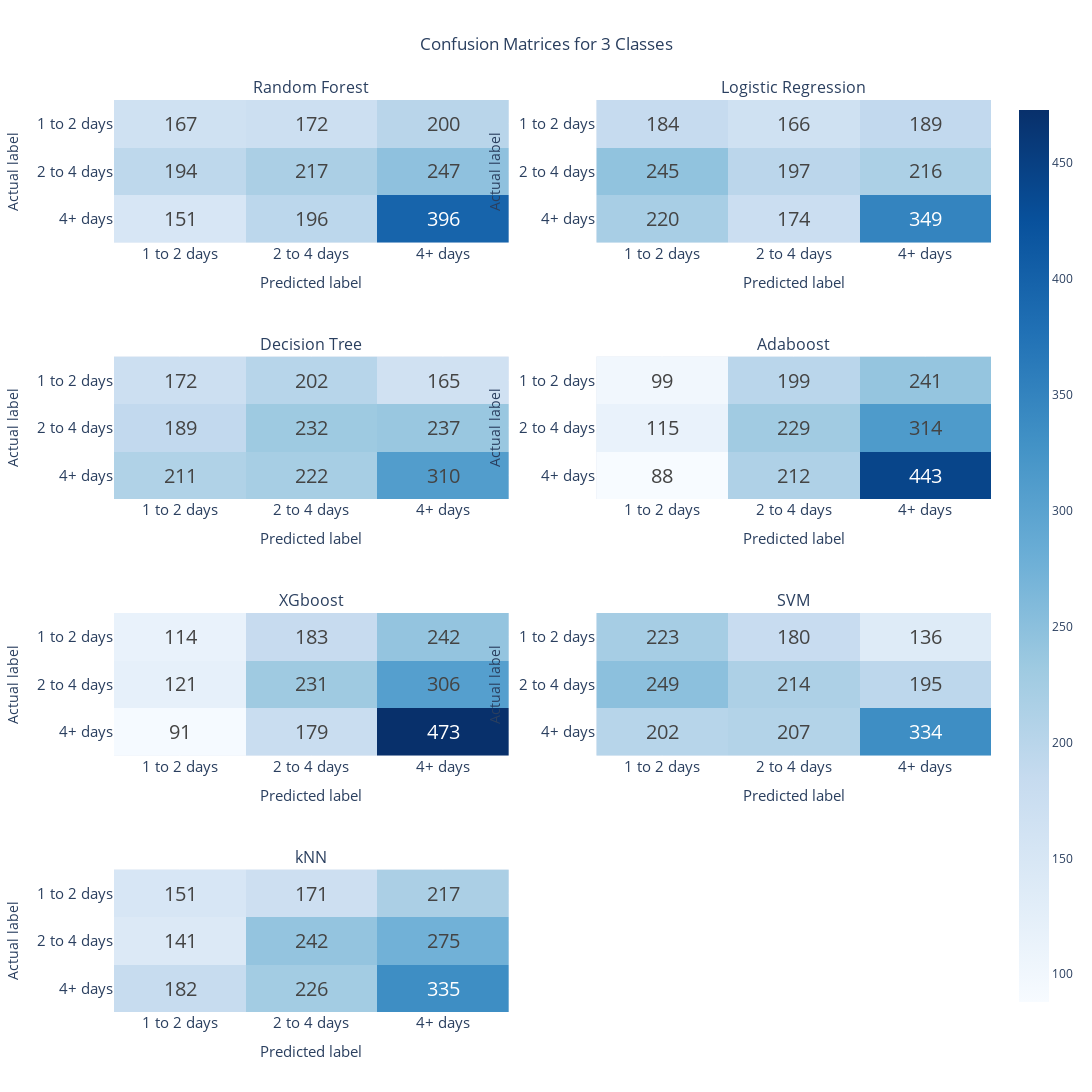

The code cell stored with this chart in its notebook:
### Code cell
fig = make_subplots(rows=4, cols=2, subplot_titles=("Random Forest", "Logistic Regression",'Decision Tree',"Adaboost","XGboost", "SVM", "kNN") )


class_labels = ['1 to 2 days', '2 to 4 days', '4+ days']
z_min = min([min(map(min, cm)) for cm in [rf_cm, lr_cm, dt_cm, ada_cm, xgb_cm, svm_cm, knn_cm]])
z_max = max([max(map(max, cm)) for cm in [rf_cm, lr_cm, dt_cm, ada_cm, xgb_cm, svm_cm, knn_cm]])


fig.add_trace(
    go.Heatmap(
        z=rf_cm[::-1], 
        zmin=z_min,  
        zmax=z_max,
        x=class_labels, 
        y=class_labels[::-1], 
        colorscale='Blues',
        
        text=rf_cm[::-1],
        texttemplate="%{text}",
        textfont=dict(size=20),
        showscale=False,
    ),
    row=1, col=1

)

fig.add_trace(
    go.Heatmap(
        z=lr_cm[::-1], 
        zmin=z_min,  
        zmax=z_max,
        x=class_labels, 
        y=class_labels[::-1], 
        colorscale='Blues',
        text=lr_cm[::-1],
        texttemplate="%{text}",
        textfont=dict(size=20),
        showscale=False,
    ),
    row=1, col=2
)


fig.add_trace(
    go.Heatmap(
        z=dt_cm[::-1], 
        zmin=z_min,  
        zmax=z_max,
        x=class_labels, 
        y=class_labels[::-1], 
        colorscale='Blues',
        text=dt_cm[::-1],
        texttemplate="%{text}",
        textfont=dict(size=20),
        showscale=False,
    ),
    row=2, col=1
)



fig.add_trace(
    go.Heatmap(
        z=ada_cm[::-1], 
        zmin=z_min,  
        zmax=z_max,
        x=class_labels, 
        y=class_labels[::-1], 
        colorscale='Blues',
        text=ada_cm[::-1],
        texttemplate="%{text}",
        textfont=dict(size=20),
        showscale=False,
    ),
    row=2, col=2
)

fig.add_trace(
    go.Heatmap(
        z=xgb_cm[::-1], 
        zmin=z_min,  
        zmax=z_max,
        x=class_labels, 
        y=class_labels[::-1], 
        colorscale='Blues',
        text=xgb_cm[::-1],
        texttemplate="%{text}",
        textfont=dict(size=20),
        showscale=False,
    ),
    row=3, col=1
)
fig.add_trace(
    go.Heatmap(
        z=svm_cm[::-1], 
        zmin=z_min,  
        zmax=z_max,
        x=class_labels, 
        y=class_labels[::-1], 
        colorscale='Blues',
        text=svm_cm[::-1],
        texttemplate="%{text}",
        textfont=dict(size=20),
        showscale=False,
    ),
    row=3, col=2
)
fig.add_trace(
    go.Heatmap(
        z=knn_cm[::-1], 
        zmin=z_min,  
        zmax=z_max,
        x=class_labels, 
        y=class_labels[::-1], 
        colorscale='Blues',
        text=knn_cm[::-1],
        texttemplate="%{text}",
        textfont=dict(size=20),
        showscale=True,
    ),
    row=4, col=1
)

fig.update_yaxes(title_text="Actual label", row=1, col=1)
fig.update_yaxes(title_text="Actual label", row=2, col=1)
fig.update_yaxes(title_text="Actual label", row=3, col=1)
fig.update_yaxes(title_text="Actual label", row=4, col=1)
fig.update_yaxes(title_text="Actual label", row=1, col=2)
fig.update_yaxes(title_text="Actual label", row=2, col=2)
fig.update_yaxes(title_text="Actual label", row=3, col=2)

fig.update_xaxes(title_text="Predicted label", row=2, col=2)
fig.update_xaxes(title_text="Predicted label", row=2, col=1)
fig.update_xaxes(title_text="Predicted label", row=1, col=1)
fig.update_xaxes(title_text="Predicted label", row=1, col=2)
fig.update_xaxes(title_text="Predicted label", row=3, col=1)
fig.update_xaxes(title_text="Predicted label", row=3, col=2)
fig.update_xaxes(title_text="Predicted label", row=4, col=1)


for row in range(1, 5):
    for col in range(1, 3):
        fig.update_xaxes(tickfont=dict(size=15), row=row, col=col)
        fig.update_yaxes(tickfont=dict(size=15), row=row, col=col)
        fig.update_xaxes(title_font=dict(size=15), row=row, col=col)

fig.update_layout(
    width=1500, 
    height=2000,
    title_text="Confusion Matrices for 3 Classes",
    title_x=0.5,
    
    
)


fig.show()

### Figure 1 — Plotly figure (JSON) as saved in the notebook; plotly's stock layout.template omitted (floating-point values rounded to 4 significant figures)
{"data": [{"colorscale": [[0, "rgb(247,251,255)"], [0.125, "rgb(222,235,247)"], [0.25, "rgb(198,219,239)"], [0.375, "rgb(158,202,225)"], [0.5, "rgb(107,174,214)"], [0.625, "rgb(66,146,198)"], [0.75, "rgb(33,113,181)"], [0.875, "rgb(8,81,156)"], [1, "rgb(8,48,107)"]], "showscale": false, "text": [[151, 196, 396], [194, 217, 247], [167, 172, 200]], "textfont": {"size": 20}, "texttemplate": "%{text}", "type": "heatmap", "x": ["1 to 2 days", "2 to 4 days", "4+ days"], "xaxis": "x", "y": ["4+ days", "2 to 4 days", "1 to 2 days"], "yaxis": "y", "z": [[151, 196, 396], [194, 217, 247], [167, 172, 200]], "zmax": 473, "zmin": 88}, {"colorscale": [[0, "rgb(247,251,255)"], [0.125, "rgb(222,235,247)"], [0.25, "rgb(198,219,239)"], [0.375, "rgb(158,202,225)"], [0.5, "rgb(107,174,214)"], [0.625, "rgb(66,146,198)"], [0.75, "rgb(33,113,181)"], [0.875, "rgb(8,81,156)"], [1, "rgb(8,48,107)"]], "showscale": false, "text": [[220, 174, 349], [245, 197, 216], [184, 166, 189]], "textfont": {"size": 20}, "texttemplate": "%{text}", "type": "heatmap", "x": ["1 to 2 days", "2 to 4 days", "4+ days"], "xaxis": "x2", "y": ["4+ days", "2 to 4 days", "1 to 2 days"], "yaxis": "y2", "z": [[220, 174, 349], [245, 197, 216], [184, 166, 189]], "zmax": 473, "zmin": 88}, {"colorscale": [[0, "rgb(247,251,255)"], [0.125, "rgb(222,235,247)"], [0.25, "rgb(198,219,239)"], [0.375, "rgb(158,202,225)"], [0.5, "rgb(107,174,214)"], [0.625, "rgb(66,146,198)"], [0.75, "rgb(33,113,181)"], [0.875, "rgb(8,81,156)"], [1, "rgb(8,48,107)"]], "showscale": false, "text": [[211, 222, 310], [189, 232, 237], [172, 202, 165]], "textfont": {"size": 20}, "texttemplate": "%{text}", "type": "heatmap", "x": ["1 to 2 days", "2 to 4 days", "4+ days"], "xaxis": "x3", "y": ["4+ days", "2 to 4 days", "1 to 2 days"], "yaxis": "y3", "z": [[211, 222, 310], [189, 232, 237], [172, 202, 165]], "zmax": 473, "zmin": 88}, {"colorscale": [[0, "rgb(247,251,255)"], [0.125, "rgb(222,235,247)"], [0.25, "rgb(198,219,239)"], [0.375, "rgb(158,202,225)"], [0.5, "rgb(107,174,214)"], [0.625, "rgb(66,146,198)"], [0.75, "rgb(33,113,181)"], [0.875, "rgb(8,81,156)"], [1, "rgb(8,48,107)"]], "showscale": false, "text": [[88, 212, 443], [115, 229, 314], [99, 199, 241]], "textfont": {"size": 20}, "texttemplate": "%{text}", "type": "heatmap", "x": ["1 to 2 days", "2 to 4 days", "4+ days"], "xaxis": "x4", "y": ["4+ days", "2 to 4 days", "1 to 2 days"], "yaxis": "y4", "z": [[88, 212, 443], [115, 229, 314], [99, 199, 241]], "zmax": 473, "zmin": 88}, {"colorscale": [[0, "rgb(247,251,255)"], [0.125, "rgb(222,235,247)"], [0.25, "rgb(198,219,239)"], [0.375, "rgb(158,202,225)"], [0.5, "rgb(107,174,214)"], [0.625, "rgb(66,146,198)"], [0.75, "rgb(33,113,181)"], [0.875, "rgb(8,81,156)"], [1, "rgb(8,48,107)"]], "showscale": false, "text": [[91, 179, 473], [121, 231, 306], [114, 183, 242]], "textfont": {"size": 20}, "texttemplate": "%{text}", "type": "heatmap", "x": ["1 to 2 days", "2 to 4 days", "4+ days"], "xaxis": "x5", "y": ["4+ days", "2 to 4 days", "1 to 2 days"], "yaxis": "y5", "z": [[91, 179, 473], [121, 231, 306], [114, 183, 242]], "zmax": 473, "zmin": 88}, {"colorscale": [[0, "rgb(247,251,255)"], [0.125, "rgb(222,235,247)"], [0.25, "rgb(198,219,239)"], [0.375, "rgb(158,202,225)"], [0.5, "rgb(107,174,214)"], [0.625, "rgb(66,146,198)"], [0.75, "rgb(33,113,181)"], [0.875, "rgb(8,81,156)"], [1, "rgb(8,48,107)"]], "showscale": false, "text": [[202, 207, 334], [249, 214, 195], [223, 180, 136]], "textfont": {"size": 20}, "texttemplate": "%{text}", "type": "heatmap", "x": ["1 to 2 days", "2 to 4 days", "4+ days"], "xaxis": "x6", "y": ["4+ days", "2 to 4 days", "1 to 2 days"], "yaxis": "y6", "z": [[202, 207, 334], [249, 214, 195], [223, 180, 136]], "zmax": 473, "zmin": 88}, {"colorscale": [[0, "rgb(247,251,255)"], [0.125, "rgb(222,235,247)"], [0.25, "rgb(198,219,239)"], [0.375, "rgb(158,202,225)"], [0.5, "rgb(107,174,214)"], [0.625, "rgb(66,146,198)"], [0.75, "rgb(33,113,181)"], [0.875, "rgb(8,81,156)"], [1, "rgb(8,48,107)"]], "showscale": true, "text": [[182, 226, 335], [141, 242, 275], [151, 171, 217]], "textfont": {"size": 20}, "texttemplate": "%{text}", "type": "heatmap", "x": ["1 to 2 days", "2 to 4 days", "4+ days"], "xaxis": "x7", "y": ["4+ days", "2 to 4 days", "1 to 2 days"], "yaxis": "y7", "z": [[182, 226, 335], [141, 242, 275], [151, 171, 217]], "zmax": 473, "zmin": 88}], "layout": {"annotations": [{"font": {"size": 16}, "showarrow": false, "text": "Random Forest", "x": 0.225, "xanchor": "center", "xref": "paper", "y": 1, "yanchor": "bottom", "yref": "paper"}, {"font": {"size": 16}, "showarrow": false, "text": "Logistic Regression", "x": 0.775, "xanchor": "center", "xref": "paper", "y": 1, "yanchor": "bottom", "yref": "paper"}, {"font": {"size": 16}, "showarrow": false, "text": "Decision Tree", "x": 0.225, "xanchor": "center", "xref": "paper", "y": 0.7188, "yanchor": "bottom", "yref": "paper"}, {"font": {"size": 16}, "showarrow": false, "text": "Adaboost", "x": 0.775, "xanchor": "center", "xref": "paper", "y": 0.7188, "yanchor": "bottom", "yref": "paper"}, {"font": {"size": 16}, "showarrow": false, "text": "XGboost", "x": 0.225, "xanchor": "center", "xref": "paper", "y": 0.4375, "yanchor": "bottom", "yref": "paper"}, {"font": {"size": 16}, "showarrow": false, "text": "SVM", "x": 0.775, "xanchor": "center", "xref": "paper", "y": 0.4375, "yanchor": "bottom", "yref": "paper"}, {"font": {"size": 16}, "showarrow": false, "text": "kNN", "x": 0.225, "xanchor": "center", "xref": "paper", "y": 0.1562, "yanchor": "bottom", "yref": "paper"}], "height": 2000, "title": {"text": "Confusion Matrices for 3 Classes", "x": 0.5}, "width": 1500, "xaxis": {"anchor": "y", "domain": [0, 0.45], "tickfont": {"size": 15}, "title": {"font": {"size": 15}, "text": "Predicted label"}}, "xaxis2": {"anchor": "y2", "domain": [0.55, 1], "tickfont": {"size": 15}, "title": {"font": {"size": 15}, "text": "Predicted label"}}, "xaxis3": {"anchor": "y3", "domain": [0, 0.45], "tickfont": {"size": 15}, "title": {"font": {"size": 15}, "text": "Predicted label"}}, "xaxis4": {"anchor": "y4", "domain": [0.55, 1], "tickfont": {"size": 15}, "title": {"font": {"size": 15}, "text": "Predicted label"}}, "xaxis5": {"anchor": "y5", "domain": [0, 0.45], "tickfont": {"size": 15}, "title": {"font": {"size": 15}, "text": "Predicted label"}}, "xaxis6": {"anchor": "y6", "domain": [0.55, 1], "tickfont": {"size": 15}, "title": {"font": {"size": 15}, "text": "Predicted label"}}, "xaxis7": {"anchor": "y7", "domain": [0, 0.45], "tickfont": {"size": 15}, "title": {"font": {"size": 15}, "text": "Predicted label"}}, "xaxis8": {"anchor": "y8", "domain": [0.55, 1], "tickfont": {"size": 15}, "title": {"font": {"size": 15}}}, "yaxis": {"anchor": "x", "domain": [0.8438, 1], "tickfont": {"size": 15}, "title": {"text": "Actual label"}}, "yaxis2": {"anchor": "x2", "domain": [0.8438, 1], "tickfont": {"size": 15}, "title": {"text": "Actual label"}}, "yaxis3": {"anchor": "x3", "domain": [0.5625, 0.7188], "tickfont": {"size": 15}, "title": {"text": "Actual label"}}, "yaxis4": {"anchor": "x4", "domain": [0.5625, 0.7188], "tickfont": {"size": 15}, "title": {"text": "Actual label"}}, "yaxis5": {"anchor": "x5", "domain": [0.2812, 0.4375], "tickfont": {"size": 15}, "title": {"text": "Actual label"}}, "yaxis6": {"anchor": "x6", "domain": [0.2812, 0.4375], "tickfont": {"size": 15}, "title": {"text": "Actual label"}}, "yaxis7": {"anchor": "x7", "domain": [0, 0.1562], "tickfont": {"size": 15}, "title": {"text": "Actual label"}}, "yaxis8": {"anchor": "x8", "domain": [0, 0.1562], "tickfont": {"size": 15}}}}
